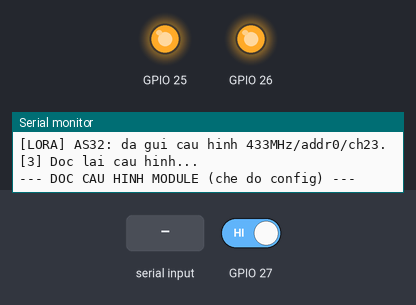
Simulated run of this sketch. Board: ESP32. Shown: output pins drawn as LEDs (lit = HIGH), the last lines printed to the serial monitor. The test bench sets the inputs (shaded band); at power-on: GPIO 27 HIGH. The modem accepts every AT command (registered, SIM ready, sends succeed) and sends nothing else.

Above: at 2.6 s.
At 4.7 s:
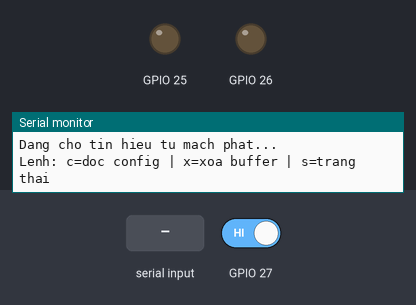
4.8 s: "x" received over Serial
12.3 s: "c" received over the second serial link
15.0 s: GPIO 27 driven LOW
Timing chart, 0 to 18.0 s (numbered marks = the images above; inputs shaded):
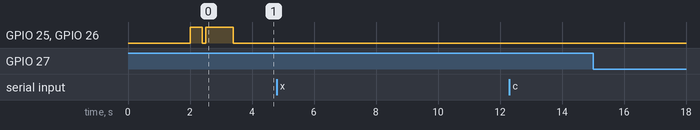

The sketch:

Test_LoRa_E32_RX.ino
```cpp
/*
 * Test_LoRa_E32_RX.ino - Test module LoRa E32/AS32 UART tren mach thu
 *
 * Chan PCB thu (mac dinh LoRaUartE32.h):
 *   M0=25, M1=26, AUX=27, RX=16 (RX2), TX=17 (TX2)
 *
 * Cach dung:
 *   1. Nap len ESP32 mach thu, mo Serial Monitor 9600
 *   2. Nap Test_LoRa_E32.ino len mach phat (hoac Transmit.ino)
 *   3. Xem mach thu co nhan PING / goi cam bien khong
 *
 * Lenh Serial:
 *   c  - doc cau hinh module
 *   x  - xoa buffer nhan
 */

#include <LoRaLink.h>
#include <LoRaUartE32.h>

LoRaUartE32 lora;

uint8_t rxBuf[128];
size_t rxLen = 0;

uint32_t pingCount = 0;
uint32_t packetCount = 0;
uint32_t rawCount = 0;
unsigned long lastRxMs = 0;
unsigned long lastStatusMs = 0;

void printPinInfo() {
  Serial.println("--- CHAN LORA MACH THU ---");
  Serial.printf("  M0  = GPIO %d\n", E32_M0_PIN);
  Serial.printf("  M1  = GPIO %d\n", E32_M1_PIN);
  Serial.printf("  AUX = GPIO %d (hien tai: %s)\n", E32_AUX_PIN,
                digitalRead(E32_AUX_PIN) == HIGH ? "HIGH/san sang" : "LOW/dang ban");
  Serial.printf("  RX  = GPIO %d (RX2 <- LORA_TX)\n", E32_RX_PIN);
  Serial.printf("  TX  = GPIO %d (TX2 -> LORA_RX)\n", E32_TX_PIN);
  Serial.println("  UART = 9600 8N1, RF 433.125MHz chan 23");
}

bool readModuleConfig() {
  Serial.println("\n--- DOC CAU HINH MODULE (che do config) ---");

  lora.enterConfigMode();
  delay(100);

  uint8_t cmd[] = {0xC1, 0x00, 0x05};
  lora.serial().write(cmd, sizeof(cmd));
  delay(200);

  uint8_t buf[16];
  size_t n = 0;
  unsigned long t0 = millis();
  while (millis() - t0 < 500 && n < sizeof(buf)) {
    while (lora.serial().available() && n < sizeof(buf)) {
      buf[n++] = lora.serial().read();
    }
    delay(5);
  }

  lora.enterNormalMode();

  if (n < 8) {
    Serial.printf("  LOI: Khong doc duoc phan hoi (nhan %u bytes)\n", (unsigned)n);
    return false;
  }

  Serial.printf("  Phan hoi (%u bytes): ", (unsigned)n);
  for (size_t i = 0; i < n; i++) {
    Serial.printf("%02X ", buf[i]);
  }
  Serial.println();

  uint8_t addh = buf[3];
  uint8_t addl = buf[4];
  uint8_t sped = buf[5];
  uint8_t chan = buf[6];
  uint8_t opt  = buf[7];

  Serial.printf("  Dia chi : 0x%02X%02X\n", addh, addl);
  Serial.printf("  SPED    : 0x%02X\n", sped);
  Serial.printf("  CHAN    : 0x%02X (kenh %u -> %.3f MHz)\n",
                chan, chan, 410.125f + chan * 1.0f);
  Serial.printf("  OPTION  : 0x%02X\n", opt);

  bool ok = (addh == LORA_E32_ADDR_H && addl == LORA_E32_ADDR_L &&
             chan == LORA_E32_CHAN);
  Serial.println(ok ? "  -> KHOP cau hinh mach phat." : "  -> CANH BAO: khac mach phat!");
  return ok;
}

void printRawBuffer() {
  Serial.printf("[RX] Raw %u bytes: ", (unsigned)rxLen);
  for (size_t i = 0; i < rxLen; i++) {
    Serial.printf("%02X ", rxBuf[i]);
  }
  Serial.println();
}

bool isPingPayload() {
  const char* ping = "PING";
  if (rxLen < 4) return false;
  for (size_t i = 0; i + 4 <= rxLen; i++) {
    if (memcmp(rxBuf + i, ping, 4) == 0) {
      return true;
    }
  }
  return false;
}

void onSensorPacket(const DataPacket& pkt) {
  packetCount++;
  lastRxMs = millis();

  Serial.println("\n*** NHAN GOI CAM BIEN ***");
  Serial.printf("  #%lu | Do am dat: %.1f%%\n", (unsigned long)packetCount, pkt.soilMoisturePercent);
  Serial.printf("       Luong mua  : %.1f%%\n", pkt.rainPercent);
  Serial.printf("       Goc nghieng: %.2f do\n", pkt.tiltAngle);
  Serial.printf("       Rung dong  : %.2f m/s2\n", pkt.vibrationLevel);
  Serial.printf("       Pin        : %.2fV (%ld%%)\n", pkt.batteryVoltage, (long)pkt.batteryPercent);
  Serial.print("       Canh bao   : ");
  if (pkt.alertLevel == 2) Serial.println("NGUY HIEM");
  else if (pkt.alertLevel == 1) Serial.println("CANH BAO");
  else Serial.println("AN TOAN");
}

void onPing() {
  pingCount++;
  lastRxMs = millis();
  Serial.printf("[RX] #%lu PING nhan OK!\n", (unsigned long)pingCount);
}

void processRxBuffer() {
  if (rxLen == 0) return;

  DataPacket pkt;
  if (loraParseUartPayload(rxBuf, rxLen, pkt)) {
    onSensorPacket(pkt);
    rxLen = 0;
    return;
  }

  for (size_t i = 0; i < rxLen; i++) {
    if (rxBuf[i] != LORA_FRAME_MAGIC) continue;
    size_t remain = rxLen - i;
    if (remain < 1 + LORA_PACKET_SIZE) {
      if (i > 0) {
        memmove(rxBuf, rxBuf + i, remain);
        rxLen = remain;
      }
      return;
    }
    if (loraParseUartPayload(rxBuf + i, 1 + LORA_PACKET_SIZE, pkt)) {
      onSensorPacket(pkt);
      size_t consumed = i + 1 + LORA_PACKET_SIZE;
      memmove(rxBuf, rxBuf + consumed, rxLen - consumed);
      rxLen -= consumed;
      return;
    }
  }

  if (isPingPayload()) {
    onPing();
    rxLen = 0;
    return;
  }

  rawCount++;
  printRawBuffer();
  rxLen = 0;
}

void pollUart() {
  while (lora.serial().available()) {
    if (rxLen >= sizeof(rxBuf)) {
      rxLen = 0;
    }
    rxBuf[rxLen++] = lora.serial().read();
  }
  processRxBuffer();
}

void printStatus() {
  Serial.println("\n--- TRANG THAI MACH THU ---");
  Serial.printf("  PING nhan    : %lu\n", (unsigned long)pingCount);
  Serial.printf("  Goi cam bien : %lu\n", (unsigned long)packetCount);
  Serial.printf("  Raw khong parse: %lu\n", (unsigned long)rawCount);
  if (lastRxMs > 0) {
    Serial.printf("  Lan nhan cuoi: %lu giay truoc\n", (millis() - lastRxMs) / 1000);
  } else {
    Serial.println("  Chua nhan du lieu nao.");
  }
  Serial.printf("  AUX          : %s\n",
                digitalRead(E32_AUX_PIN) == HIGH ? "HIGH" : "LOW");
}

void handleSerialCommand() {
  if (!Serial.available()) return;

  char c = Serial.read();
  while (Serial.available()) Serial.read();

  switch (c) {
    case 'c':
    case 'C':
      readModuleConfig();
      break;
    case 'x':
    case 'X':
      rxLen = 0;
      Serial.println("[RX] Da xoa buffer.");
      break;
    case 's':
    case 'S':
      printStatus();
      break;
    default:
      Serial.println("Lenh: c=doc config, x=xoa buffer, s=trang thai");
      break;
  }
}

void setup() {
  Serial.begin(9600);
  delay(1500);

  Serial.println("\n========================================");
  Serial.println("  TEST LORA E32/AS32 — MACH THU");
  Serial.println("========================================");
  printPinInfo();

  Serial.println("\n[1] Khoi tao UART...");
  lora.begin();

  Serial.println("[2] Ghi cau hinh RF (433MHz, addr0, ch23)...");
  lora.configureModule();

  Serial.println("[3] Doc lai cau hinh...");
  readModuleConfig();

  Serial.println("\nDang cho tin hieu tu mach phat...");
  Serial.println("Lenh: c=doc config | x=xoa buffer | s=trang thai\n");

  lastStatusMs = millis();
}

void loop() {
  handleSerialCommand();
  pollUart();

  if (millis() - lastStatusMs >= 10000) {
    lastStatusMs = millis();
    printStatus();
  }

  delay(5);
}
```
